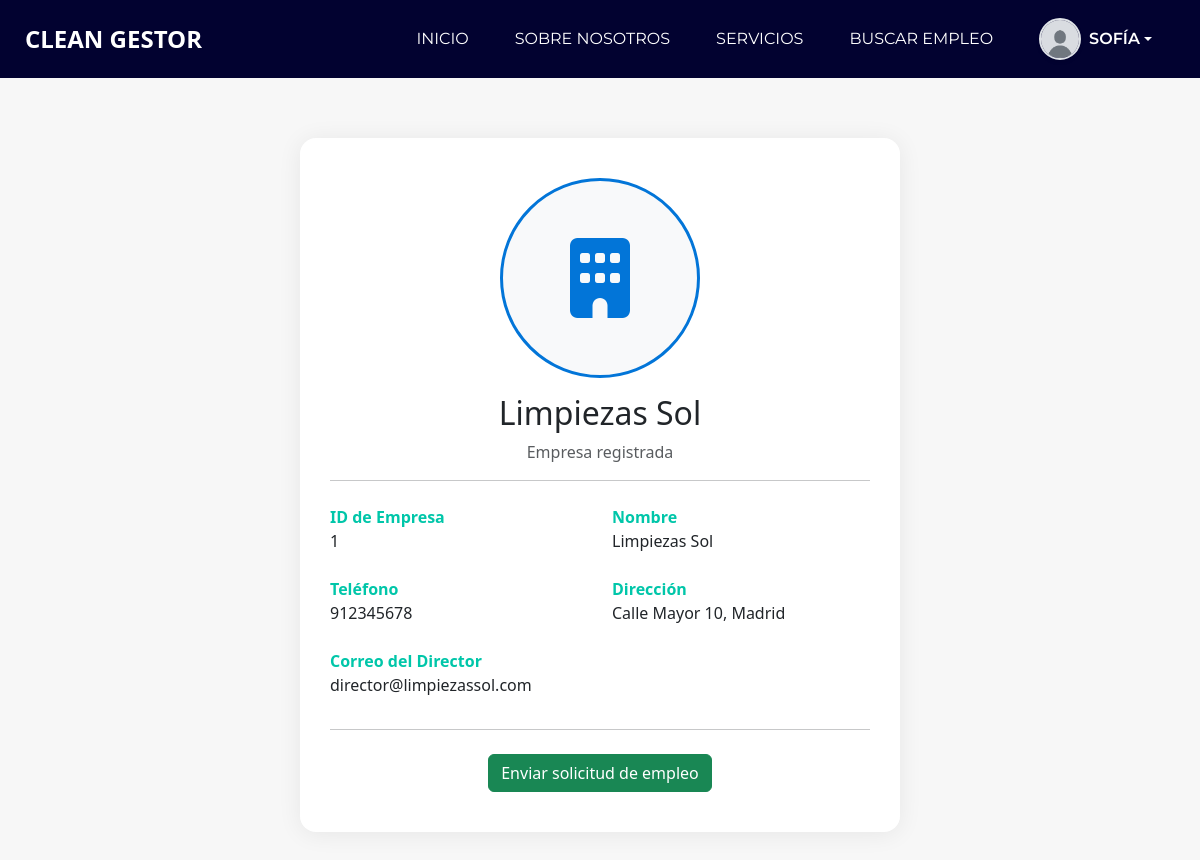
The app's page /CleanGestor/views/perfilEmpresa.php?id=1 (signed in) with its own data.
### tables this page shows
CREATE TABLE `empresa` (
  `idEmpresa` int(11) NOT NULL,
  `nombreEmpresa` varchar(255) NOT NULL,
  `telefonoEmpresa` int(11) NOT NULL,
  `direccion` varchar(255) NOT NULL,
  `correoDirector` varchar(255) NOT NULL
);

### CleanGestor/DAO/EmpresaDAO.php (called while the page is built, shortened)
<?php
include_once '../config/db.php';
include_once '../VO/EmpresaVO.php';
class EmpresaDAO {
    public function getEmpresaById($idEmpresa) {
        $pdo = Database::connect();
        $sql = "SELECT * FROM empresa WHERE idEmpresa = :idEmpresa";
        $stmt = $pdo->prepare($sql);
        $stmt->bindParam(':idEmpresa', $idEmpresa);
        $stmt->execute();
        $result = $stmt->fetch(PDO::FETCH_ASSOC);
        if ($result) {
            return new EmpresaVO(
                $result['idEmpresa'],
                $result['nombreEmpresa'],
                $result['telefonoEmpresa'],
                $result['direccion'],
                $result['correoDirector']
            );
        } else {
            return null;
        }
    }
}
?>

### CleanGestor/VO/EmpresaVO.php (called while the page is built, shortened)
<?php
class EmpresaVO {
    private $idEmpresa;
    private $nombreEmpresa;
    private $telefonoEmpresa;
    private $direccion;
    private $correoDirector;
    public function __construct($idEmpresa, $nombreEmpresa, $telefonoEmpresa, $direccion, $correoDirector) {
        $this->idEmpresa = $idEmpresa;
        $this->nombreEmpresa = $nombreEmpresa;
        $this->telefonoEmpresa = $telefonoEmpresa;
        $this->direccion = $direccion;
        $this->correoDirector = $correoDirector;
    }
    public function getIdEmpresa() {
        return $this->idEmpresa;
    }
    public function getNombreEmpresa() {
        return $this->nombreEmpresa;
    }
    public function getTelefonoEmpresa() {
        return $this->telefonoEmpresa;
    }
    public function getDireccion() {
        return $this->direccion;
    }
    public function getCorreoDirector() {
        return $this->correoDirector;
    }
}
?>

### CleanGestor/config/db.php (called while the page is built)
<?php
class Database {
    private static $host = 'localhost';
    private static $dbname = 'gestor';
    private static $username = 'root';
    private static $password = '';
    private static $pdo = null;
    public static function connect() {
        if (self::$pdo === null) {
            try {
                self::$pdo = new PDO(
                    'mysql:host=' . self::$host . ';dbname=' . self::$dbname . ';charset=utf8',
                    self::$username,
                    self::$password
                );
                self::$pdo->setAttribute(PDO::ATTR_ERRMODE, PDO::ERRMODE_EXCEPTION);
            } catch (PDOException $e) {
                die("Error de conexión: " . $e->getMessage());
            }
        }
        return self::$pdo;
    }
}
?>

### CleanGestor/DAO/SolicitudDAO.php (called while the page is built, shortened)
<?php
include_once '../config/db.php';
class SolicitudDAO {
    private $conn;
    public function __construct() {
        $this->conn = Database::connect();
    }
    public function yaHaSolicitado($dni, $idEmpresa) {
        $sql = "SELECT COUNT(*) FROM solicitudempleo WHERE dniTrabajador = ? AND idEmpresa = ?";
        $stmt = $this->conn->prepare($sql);
        $stmt->execute([$dni, $idEmpresa]);
        return $stmt->fetchColumn() > 0;
    }
}
?>

### CleanGestor/views/perfilEmpresa.php (the view, shortened to what this page needs)
<?php
include_once '../DAO/EmpresaDAO.php';
include_once '../DAO/SolicitudDAO.php';
$dni = $_SESSION['dni'];
$tipoUsuario = $_SESSION['tipo_usuario'] ?? '';
$idEmpresa = $_GET['id'] ?? null;
$empresaDAO = new EmpresaDAO();
$solicitudDAO = new SolicitudDAO();
$empresa = $empresaDAO->getEmpresaById($idEmpresa);
$yaSolicito = $solicitudDAO->yaHaSolicitado($dni, $idEmpresa);
?>
<!DOCTYPE html>
<html lang="es">
<head>
  <link rel="stylesheet" href="../assets/css/bootstrap.css?v=<?php echo time(); ?>">
  <link rel="stylesheet" href="https://cdnjs.cloudflare.com/ajax/libs/animate.css/4.1.1/animate.min.css">
  <link rel="stylesheet" href="../assets/css/style.css?v=<?php echo time(); ?>">
  <link rel="stylesheet" href="../assets/css/responsive.css?v=<?php echo time(); ?>">
</head>
<body>
  <div class="hero_area">
      <header class="header_section">
        <div class="container-fluid">
          <?php include_once("navbar.php"); ?>
        </div>
      </header>
    <section class="profile-section">
      <div class="container">
        <div class="profile-card animate__animated animate__fadeInUp">
          <div class="text-center">
          <div class="profile-icon-container mb-2">
            <i class="fa-solid fa-building fa-3x"></i>
          </div>
            <h2 class="mt-3"><?php echo htmlspecialchars($empresa->getNombreEmpresa()); ?></h2>
            <p class="text-muted mb-2">Empresa registrada</p>
          </div>
          <hr>
          <div class="profile-info mt-4">
            <div class="row mb-2">
              <div class="col-md-6">
                <label><strong>ID de Empresa</strong></label>
                <p><?php echo htmlspecialchars($empresa->getIdEmpresa()); ?></p>
              </div>
              <div class="col-md-6">
                <label><strong>Nombre</strong></label>
                <p><?php echo htmlspecialchars($empresa->getNombreEmpresa()); ?></p>
              </div>
            </div>
            <div class="row mb-2">
              <div class="col-md-6">
                <label><strong>Teléfono</strong></label>
                <p><?php echo htmlspecialchars($empresa->getTelefonoEmpresa()); ?></p>
              </div>
              <div class="col-md-6">
                <label><strong>Dirección</strong></label>
                <p><?php echo htmlspecialchars($empresa->getDireccion()); ?></p>
              </div>
            </div>
            <div class="row mb-2">
              <div class="col-md-6">
                <label><strong>Correo del Director</strong></label>
                <p><?php echo htmlspecialchars($empresa->getCorreoDirector()); ?></p>
              </div>
            </div>
          </div>
          <hr>
          <?php if ($tipoUsuario === 'trabajador' && !$yaSolicito): ?>
                <form action="enviar_solicitud.php" method="post" class="text-center">
                <button type="submit" class="btn btn-success mt-2">Enviar solicitud de empleo</button>
                </form>
          <?php elseif ($yaSolicito): ?>
            <p class="text-warning text-center mt-3">Ya has enviado una solicitud a esta empresa.</p>
          <?php endif; ?>
        </div>
      </div>
    </section>
  </div>
</body>
</html>

### CleanGestor/assets/css/style.css (style rules this page uses)
body { height: auto; min-height: 100%; background: #fff; font-family: 'Montserrat', Arial, sans-serif; overflow-x: hidden; }
.btn, .btn:focus { outline: none !important; -webkit-box-shadow: none; box-shadow: none; }
.hero_area { position: relative; background-color: #020230; height: auto !important; overflow: visible !important; min-height: 100vh; display: -webkit-box; display: -ms-flexbox; display: flex; -webkit-box-orient: vertical; -webkit-box-direction: normal; -ms-flex-direction: column; flex-direction: column; }
.header_section .container-fluid { padding-right: 25px; padding-left: 25px; }
.profile-section { padding: 60px 0; background: #f7f7f7; min-height: 80vh; }
.profile-card { background: #fff; border-radius: 16px; box-shadow: 0 2px 24px rgba(0,0,0,0.07); padding: 40px 30px; max-width: 600px; margin: 0 auto; }
.profile-info label { font-weight: 600; color: #00c6a9; margin-bottom: 0; }
.profile-info p { margin-bottom: 16px; }
.btn-success, .btn-secondary { font-size: 1rem; padding: 10px 15px; }
.profile-icon-container { width: 200px; height: 200px; border-radius: 50%; background: #f8f9fa; border: 3px solid #0275d8; display: flex; align-items: center; justify-content: center; margin: 0 auto; }
.profile-icon-container i { color: #0275d8; font-size: 5rem; }
.text-muted { color: #ddd; }

### CleanGestor/assets/css/responsive.css (style rules this page uses)
@media (min-width: 1200px) { .container { max-width: 1170px; } }

### records on screen
empresa: nombreEmpresa "Limpiezas Sol", idEmpresa "1", telefonoEmpresa "912345678", direccion "Calle Mayor 10, Madrid", correoDirector "director@limpiezassol.com"

### other values on screen
$_SESSION['nombre'] "SOFÍA"
